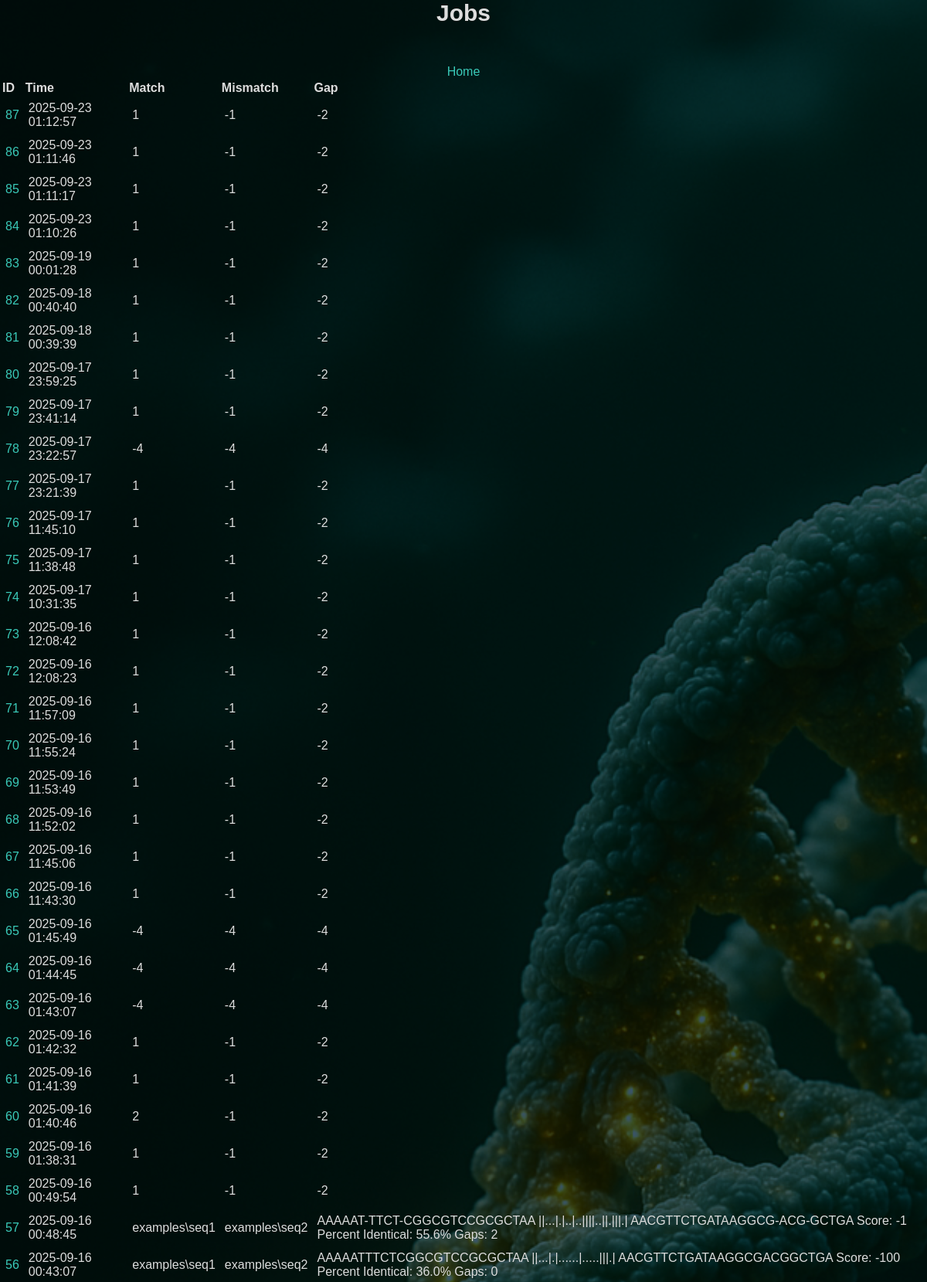
Page /jobs (upper part) on the committed database.
### tables this page shows
CREATE TABLE jobs (
    current_time TEXT DEFAULT (datetime('now', 'localtime')),
    match_score INT,
    mismatch INT,
    gap INT,
    nw_seq1_name TEXT,
    nw_seq2_name TEXT,
    nw_result TEXT,
    sw_seq1_name TEXT,
    sw_seq2_name TEXT,
    sw_result TEXT
);

### app.py (the view)
@app.route("/jobs")
def get_jobs():
    db = get_db()
    cursor = db.cursor() # type: ignore
    cursor.execute("SELECT rowid, * FROM jobs WHERE match_score IS NOT NULL ORDER BY rowid DESC")
    results = cursor.fetchall()
    job_id = cursor.lastrowid
    return render_template("jobs.html",results=results, job_id=job_id)

### app.py (called while the page is built)
def get_db():
    db = getattr(g, "_database", None)
    if db is None:
        db = g._database = sqlite3.connect(DATABASE)
        db.row_factory = sqlite3.Row
        return db

@app.teardown_appcontext
def close_conneciton(exception):
    db = getattr(g, "_database", None)
    if db is not None:
        db.close()

### templates/jobs.html
{% extends "base.html" %}
{% block body %}
<div class="content">
    <div class="pageTitle">Jobs</div>
    <div class="options"><a href="/">Home</a></div>
    <div class="job-list">
    <table>
        <tr>
            <th>ID</th>
            <th>Time</th>
            <th>Match</th>
            <th>Mismatch</th>
            <th>Gap</th>
        </tr>
        {% for job in results %}
            <tr>
                <td><a href="{{ url_for('get_job_by_id', job_id=job['rowid']) }}">{{ job["rowid"] }}</td></a>
                <td>{{ job[1] }}</td>
                <td>{{ job[2] }}</td>
                <td>{{ job[3] }}</td>
                <td>{{ job[4] }}</td>
            </tr>
        {% endfor %}
    </table>
    </div>
</div>
{% endblock %}

### templates/base.html (shortened to what this page needs)
<!DOCTYPE html>
<html lang="en">
<head>
    <link rel="stylesheet" type="text/css" href="{{ url_for('static', filename='styles.css') }}">
    <link rel="stylesheet" href="https://cdnjs.cloudflare.com/ajax/libs/font-awesome/4.7.0/css/font-awesome.min.css">
</head>
<body>
    {% block body %} {% endblock %}
</body>
</html>

### static/styles.css (style rules this page uses)
html { font-family: Arial, Helvetica, sans-serif; color:rgb(221, 221, 221); text-align: center; height: 100%; margin: 0; padding: 0; }
.pageTitle { text-align: center; font-size: 30px; font-weight: bold; margin-bottom: 50px; }
body { background-color: #1d2a35; background-image: url(images/dna_strand_bg.png); background-repeat: no-repeat; background-position: center center; background-attachment: fixed; background-size: cover; background-blend-mode: overlay; height: 100%; margin: 0; padding: 0; }
.job-list { text-align: left; }
.job-list td { text-align: left; padding:5px; }
a:link { color:rgb(58, 202, 185); background-color: transparent; text-decoration: none; }

### rows in the picture
jobs: rowid "87", current_time "2025-09-23 01:12:57", match_score "1", mismatch "-1", gap "-2"
jobs: rowid "86", current_time "2025-09-23 01:11:46", match_score "1", mismatch "-1", gap "-2"
jobs: rowid "85", current_time "2025-09-23 01:11:17", match_score "1", mismatch "-1", gap "-2"
jobs: rowid "84", current_time "2025-09-23 01:10:26", match_score "1", mismatch "-1", gap "-2"
jobs: rowid "83", current_time "2025-09-19 00:01:28", match_score "1", mismatch "-1", gap "-2"
jobs: rowid "82", current_time "2025-09-18 00:40:40", match_score "1", mismatch "-1", gap "-2"
jobs: rowid "81", current_time "2025-09-18 00:39:39", match_score "1", mismatch "-1", gap "-2"
jobs: rowid "80", current_time "2025-09-17 23:59:25", match_score "1", mismatch "-1", gap "-2"
jobs: rowid "79", current_time "2025-09-17 23:41:14", match_score "1", mismatch "-1", gap "-2"
jobs: rowid "78", current_time "2025-09-17 23:22:57", match_score "-4", mismatch "-4", gap "-4"
jobs: rowid "77", current_time "2025-09-17 23:21:39", match_score "1", mismatch "-1", gap "-2"
jobs: rowid "76", current_time "2025-09-17 11:45:10", match_score "1", mismatch "-1", gap "-2"
jobs: rowid "75", current_time "2025-09-17 11:38:48", match_score "1", mismatch "-1", gap "-2"
jobs: rowid "74", current_time "2025-09-17 10:31:35", match_score "1", mismatch "-1", gap "-2"
jobs: rowid "73", current_time "2025-09-16 12:08:42", match_score "1", mismatch "-1", gap "-2"
jobs: rowid "72", current_time "2025-09-16 12:08:23", match_score "1", mismatch "-1", gap "-2"
jobs: rowid "71", current_time "2025-09-16 11:57:09", match_score "1", mismatch "-1", gap "-2"
jobs: rowid "70", current_time "2025-09-16 11:55:24", match_score "1", mismatch "-1", gap "-2"
jobs: rowid "69", current_time "2025-09-16 11:53:49", match_score "1", mismatch "-1", gap "-2"
jobs: rowid "68", current_time "2025-09-16 11:52:02", match_score "1", mismatch "-1", gap "-2"
jobs: rowid "67", current_time "2025-09-16 11:45:06", match_score "1", mismatch "-1", gap "-2"
jobs: rowid "66", current_time "2025-09-16 11:43:30", match_score "1", mismatch "-1", gap "-2"
jobs: rowid "65", current_time "2025-09-16 01:45:49", match_score "-4", mismatch "-4", gap "-4"
jobs: rowid "64", current_time "2025-09-16 01:44:45", match_score "-4", mismatch "-4", gap "-4"
jobs: rowid "63", current_time "2025-09-16 01:43:07", match_score "-4", mismatch "-4", gap "-4"
jobs: rowid "62", current_time "2025-09-16 01:42:32", match_score "1", mismatch "-1", gap "-2"
jobs: rowid "61", current_time "2025-09-16 01:41:39", match_score "1", mismatch "-1", gap "-2"
jobs: rowid "60", current_time "2025-09-16 01:40:46", match_score "2", mismatch "-1", gap "-2"
jobs: rowid "59", current_time "2025-09-16 01:38:31", match_score "1", mismatch "-1", gap "-2"
jobs: rowid "58", current_time "2025-09-16 00:49:54", match_score "1", mismatch "-1", gap "-2"
jobs: rowid "57", current_time "2025-09-16 00:48:45", match_score "examples\\seq1", mismatch "examples\\seq2", gap "AAAAAT-TTCT-CGGCGTCCGCGCTAA ||...|.|..|..||||..||.|||.| AACGTTCTGATAAGGCG-ACG-GCTGA Score: -1 Percent Identical: 55.6% Gaps: 2"
jobs: rowid "56", current_time "2025-09-16 00:43:07", match_score "examples\\seq1", mismatch "examples\\seq2", gap "AAAAATTTCTCGGCGTCCGCGCTAA ||...|.|......|.....|||.| AACGTTCTGATAAGGCGACGGCTGA Score: -100 Percent Identical: 36.0% Gaps: 0"
